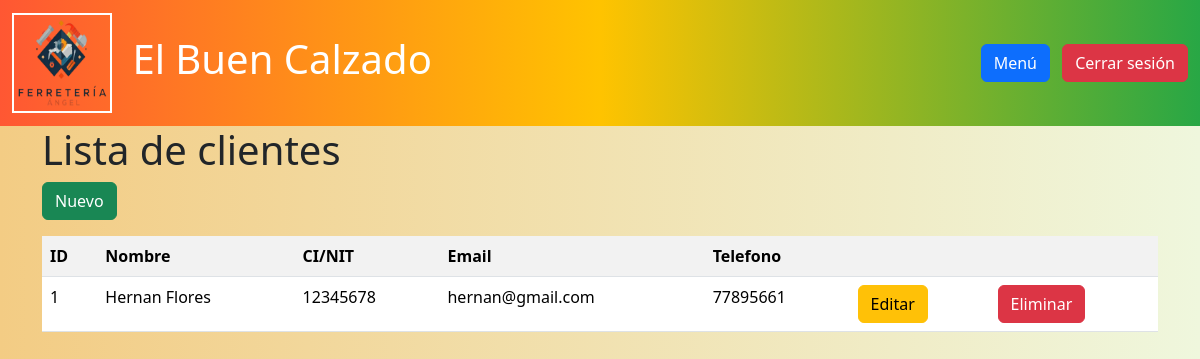
The page /clientes/ (signed in) on the database its author committed.
### models/cliente_model.py (models this page shows, shortened)
class Cliente(db.Model):
    __tablename__ = "clientes"
    id = db.Column(db.Integer,primary_key=True)
    nombre = db.Column(db.String(80),nullable=False)
    ci_nit = db.Column(db.String(20), nullable=False)
    email = db.Column(db.String(100),nullable=False)
    telefono = db.Column(db.String(20),nullable=False)
    facturas = db.relationship('Factura', back_populates='cliente')
    ventas = db.relationship('Venta',back_populates='cliente')
    @staticmethod
    def get_all():
        return Cliente.query.all()

### controllers/cliente_controller.py (the view)
@cliente_bp.route("/")
@role_required(['admin', 'empleado'])
def index():
    clientes = Cliente.get_all()
    return cliente_view.list(clientes)

### run.py (called while the page is built)
@app.context_processor
def inject_active_path():
    def is_active(path):
        return 'active' if request.path == path else ''
    return(dict(is_active =  is_active))

### views/cliente_view.py (called while the page is built)
def list(clientes):
    return render_template('clientes/index.html' , clientes = clientes)

### templates/clientes/index.html (shortened to what this page needs)
{% extends 'base.html' %}
{% block content %}
<h1>Lista de clientes</h1>
<a href="{{url_for('cliente.create')}}" class="btn btn-success mb-3">Nuevo</a>
<table class="table table-striped">
    <tr>
        <th>ID</th>
        <th>Nombre</th>
        <th>CI/NIT</th>
        <th>Email</th>
        <th>Telefono</th>
        <th></th>
        <th></th>
    </tr>
    {% for item in clientes %}
    <tr>
        <td>{{item.id}}</td>
        <td>{{item.nombre}}</td>
        <td>{{ item.ci_nit }}</td>
        <td>{{item.email}}</td>
        <td>{{item.telefono}}</td>
        <td>
            <a href="{{url_for('cliente.edit',id=item.id)}}" class="btn btn-warning" >Editar</a>
        </td>
        <td>
            <a href="{{ url_for ('cliente.delete',id=item.id) }}" class="btn btn-danger">Eliminar</a>
        </td>
    </tr>
    {% endfor %}
</table>
{% endblock %}

### templates/base.html (style rules this page uses)
body { background: linear-gradient(to right, #f3cc84, #eff7dd); min-height: 100vh; }

### rows shown on the page
Cliente: id "1", nombre "Hernan Flores", ci_nit "12345678", email "hernan@gmail.com", telefono "77895661"
